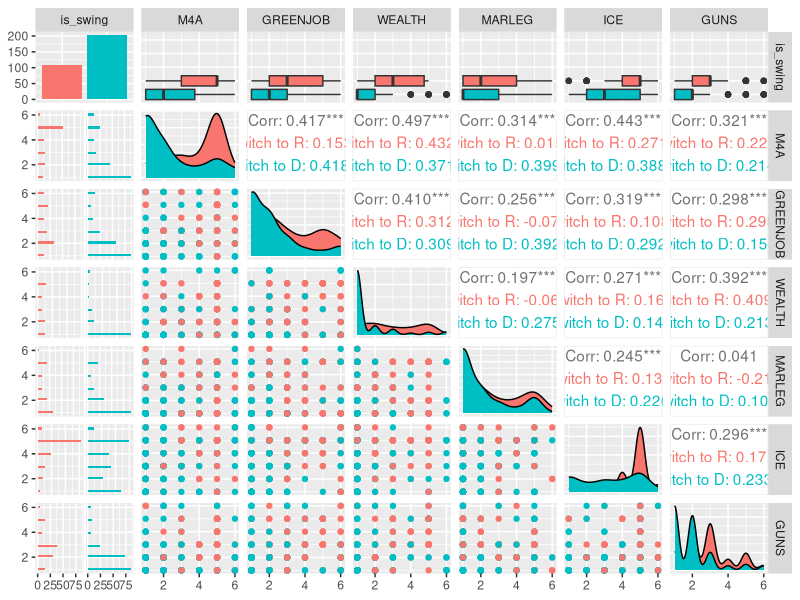
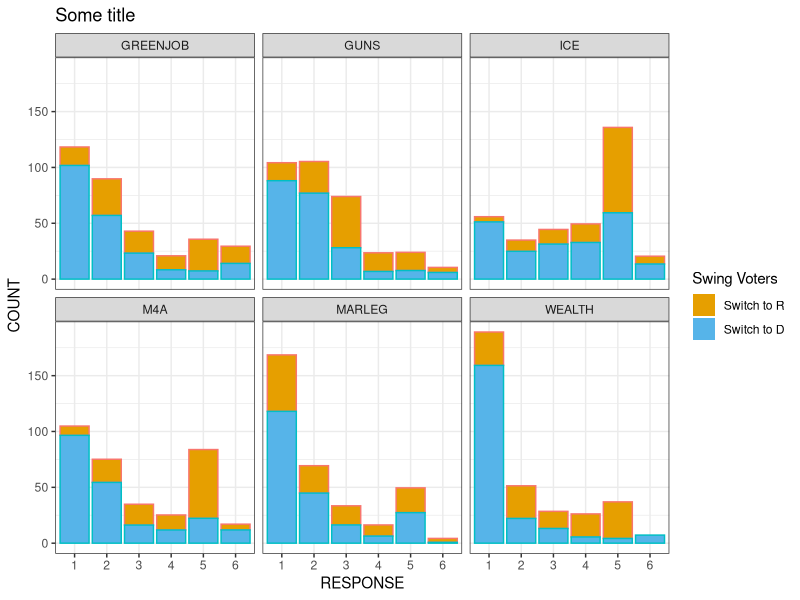

The R source for these figures, in order:
## ---- chunk 1
knitr::opts_chunk$set(tidy = TRUE, warning = FALSE, echo = FALSE)
library(foreign)
library(tidyverse)
library(broom)
library(data.table)
library(GGally)

cb_palette = c("#E69F00", "#56B4E9")
## ---- chunk 2
# Load Data
dfp_WTHH = read.csv("DFP_WTHH_release.csv")
names(dfp_WTHH)[1] <- "rowid"
dfp = dfp_WTHH %>% select(rowid, house3, presvote16post, weight_DFP, M4A, GREENJOB, WEALTH, MARLEG, ICE, GUNS, POP_1, POP_2, POP_3, gender)
# Removing NAs or 7 (Did not vote) for presvote16post
dfp =  dfp[!(is.na(dfp$presvote16post) | dfp$presvote16post == 7),]
# summary(dfp)
n_row = nrow(dfp)
## ---- chunk 3
is_swing_voter <- function() {
  vect = as.numeric(rep.int(1, times = n_row))
  for(i in 1:n_row) {
    if(dfp$presvote16post[i] == 1 && dfp$house3[i] == 1)
      vect[i] = 2
    else if(dfp$presvote16post[i] == 2 && dfp$house3[i] == 2)
      vect[i] = 3
    else if(dfp$presvote16post[i] != 2 && dfp$house3[i] == 2)
      vect[i] = 4
    else if(dfp$presvote16post[i] != 1 && dfp$house3[i] == 1)
      vect[i] = 5
  }
  return(vect)
}
# 1 = Swing, 2 = Loyal Demo, 3 = Loyal Rep, 4 = Switch to R, 5 = Switch to D
dfp$is_swing = is_swing_voter()
dfp$is_swing = factor(dfp$is_swing, labels = c("Swing", "Loyal Democrat", "Loyal Republican", "Switch to R", "Switch to D"))

## ---- chunk 4
dfp.q1 = dfp %>% subset(., subset = (.$is_swing == "Switch to R" | (.$is_swing == "Switch to D")), select = c("is_swing", "M4A", "GREENJOB", "WEALTH", "MARLEG", "ICE", "GUNS", "weight_DFP"))
ggpairs(dfp.q1, aes(color = is_swing), columns = c("is_swing", "M4A", "GREENJOB", "WEALTH", "MARLEG", "ICE", "GUNS"))
## ---- chunk 5
dfp.q1 = gather(dfp.q1, key = "ISSUE", value = "RESPONSE", c("M4A", "GREENJOB", "WEALTH", "MARLEG", "ICE", "GUNS"))
dfp.q1$RESPONSE = factor(dfp.q1$RESPONSE)
dfp.q1 = na.omit(dfp.q1)
ggplot(dfp.q1, aes(x = RESPONSE, color = is_swing, fill = is_swing)) + stat_count((aes(weight = weight_DFP))) + facet_wrap(~ISSUE) + theme_bw() + guides(fill = guide_legend(title="Swing Voters"), color = FALSE) + scale_fill_manual(values = cb_palette) + labs(title="Some title") + ylab("COUNT")
